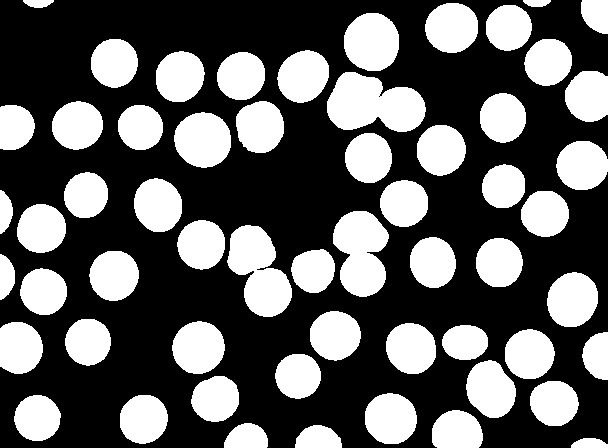
#> input picture data/images/hematology-baso1-mask.png, 608 x 448 px
$ jupyter execute SW12-mask-operations-DEMO.ipynb   (shell and % lines are left out)
#> lines starting #> are read from the running program, lines starting #| are printed output that depends on the picture; after the words box and inside, x2 and y2 are one past the last pixel; in counts of white or black regions, pixels touching at a corner belong together
# **Mask operations**

<div style="color:#777777;margin-top: -15px;">
<b>Author</b>: Norman Juchler |
<b>Course</b>: ADLS ISP |
<b>Version</b>: v1.2 <br><br>
<!-- Date: 06.05.2025 -->
<!-- Comments: Entirely refactored -->
</div>

In this notebook, we explore various operations involving image masks, along with useful techniques that can be applied in different image processing contexts.

---

## **Preparations**

The usual preparations... The package `isp` provides some helper functions to easily render images in this Jupyter notebook.

[cell 1]
import sys
import cv2 as cv
import numpy as np
import pandas as pd
import matplotlib.pyplot as plt

# Enable vectorized output (for nicer plots)

# Inline backend configuration

# Functionality related to this course
sys.path.append("..")
import isp

# Jupyter / IPython configuration:
# Automatically reload modules when modified

In this notebook, we will work with the following images. The first image shows a hematology sample (a blood smear) containing red blood cells and one white blood cell. The second image is a mask that labels only the red blood cells.

[cell 2]
# The default dataset (feel free to change)
mask = cv.imread("../data/images/hematology-baso1-mask.png", cv.IMREAD_GRAYSCALE)
#> mask: shape (448, 608); 37.5% white; 58 white regions, largest, box (x1, y1, x2, y2) and area: (327, 72, 426, 132) 4203, (227, 225, 292, 317) 3694, (333, 211, 389, 297) 3476
img = cv.imread("../data/images/hematology-baso1.jpg", cv.IMREAD_COLOR)
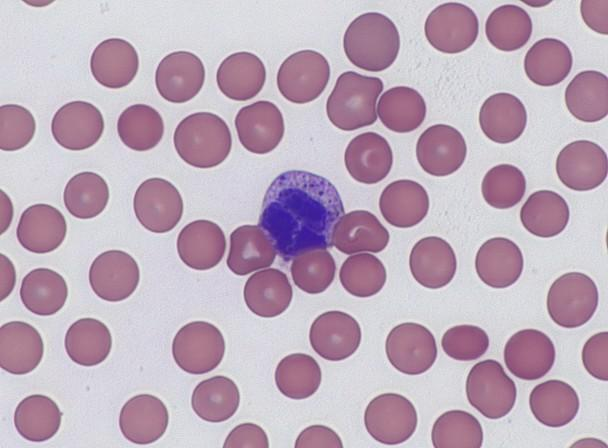
#> input picture data/images/hematology-baso1.jpg, 608 x 448 px
#> img is the input picture: shape (448, 608, 3); mean B, G, R 186.6, 170.5, 189.9
img = cv.cvtColor(img, cv.COLOR_BGR2RGB)
isp.show_image_chain([img, mask], titles=["Image", "Mask (red blood cells)"], suppress_info=True, figsize=(9, 4))
#> (this line was passed over: isp is not available in this run)

For educational purposes, we introduce a second mask that has been distorted with pepper noise and randomly placed holes.

[cell 3]
# Distortion 1: Add Gaussian noise
np.random.seed(2)
mask_noisy = np.ones(mask.shape, dtype=np.uint8) * 255
mask_noisy[np.random.rand(*mask_noisy.shape) < 0.1] = 0

# Distortion 2: Add larger holes. Place the holes randomly, but at a
# certain distance from the edges, so that the holes will not change the
# shape of the mask.
mask_central = cv.erode(mask, None, iterations=11)
#> mask_central: shape (448, 608); 6% white; 57 white regions (1 under 20 px), largest, box (x1, y1, x2, y2) and area: (357, 26, 386, 58) 595, (341, 87, 368, 116) 567, (188, 126, 218, 154) 557
indices = np.argwhere(mask_central > 0)
#> indices = 16295 pairs, first value 0 to 447, second value 0 to 607
num_holes = 100
selection = np.random.choice(len(indices), num_holes, replace=False)
#> selection = 100 values, max 15828 at index 41, min 115 at index 54, mean 7903.3
centers_holes = indices[selection]
#> centers_holes = 100 pairs, first value 7 to 435, second value 3 to 605
mask_holes = np.ones(mask.shape, dtype=np.uint8)*255
for center in centers_holes:
    radius = np.random.randint(3, 9)
    # [::-1]: swap x and y coordinates
    cv.circle(mask_holes, tuple(center[::-1]), radius, 0, -1)
#> this loop made 100 passes
#> (center, radius) on passes 1 to 8: ([156, 586], 8), ([343, 200], 7), ([392, 216], 3), ([77, 240], 8), ([161, 362], 6), ([107, 400], 5), ([229, 42], 3), ([270, 316], 7)
#> mask_holes: shape (448, 608); 97% white; 51 black regions, largest, box (x1, y1, x2, y2) and area: (102, 258, 127, 288) 425, (193, 335, 214, 361) 333, (131, 414, 158, 432) 306

# Combine the masks
mask_distorted = cv.bitwise_and(mask_holes, mask)
#> mask_distorted: shape (448, 608); 34.5% white; 59 white regions (1 under 20 px), largest, box (x1, y1, x2, y2) and area: (333, 211, 389, 297) 3447, (327, 72, 426, 132) 3423, (227, 225, 292, 317) 3395
mask_distorted = cv.bitwise_and(mask_distorted, mask_noisy)
#> mask_distorted: shape (448, 608); 31% white; 60 white regions (2 under 20 px), largest, box (x1, y1, x2, y2) and area: (333, 211, 389, 297) 3090, (327, 72, 426, 132) 3069, (227, 225, 292, 317) 3065

isp.show_image_chain([mask, mask_distorted],
                     titles=["Original mask", "Distorted mask"],
                     suppress_info=True, figsize=(9, 4))
#> (this line was passed over: isp is not available in this run)

## **Connected components**

Assume you have a binary segmentation mask containing multiple objects. The goal is to identify the number of distinct objects and determine their bounding boxes. This brings us to the concept of connected components.

A **connected component** is a group of adjacent foreground pixels in a binary image that are connected based on a defined connectivity. Each connected component corresponds to a distinct object or region in the image.

In this context, **connectivity** defines how pixels are considered neighbors, see Figure 1. With 4-connectivity, only directly adjacent pixels (up, down, left, right) are connected. With 8-connectivity, diagonal neighbors are also included. The choice of connectivity influences how objects are separated or grouped during labeling.

**Figure 1**: Pixel connectivity in 2D relative to the central pixel.

OpenCV provides a connected components algorithm that labels each connected region in a binary image. It returns a labeled image of the same size as the input, where each pixel is assigned a label indicating the connected component it belongs to. Background pixels are labeled with zero.

[cell 4]
# Connectivity: 4 or 8.
#   - 4: two pixels are connected if they share an edge.
#   - 8: two pixels are connected if they share an edge or a corner.
labels = cv.connectedComponents(mask, connectivity=8)[1]
#> labels: shape (448, 608) int32; 59 distinct labels, from 0 to 58

The remainder of this section demonstrates different ways to visualize the individual connected components.

[cell 5]
# Container for visualization
results = {}
results["Input"] = mask

# Visualization 1:
# ################
# Display the connected components in different colors.
def colorize_labels(labels):
    """
    Represent the data in HSV such that the connected components are colored
    differently. Recall: HSV refers to hue, saturation, and value. Hue
    represents an angle in the color wheel, saturation the intensity of the
    color, and value the brightness. To represent black, we set value to zero.
    """
    h = labels/labels.max()*128
    s = np.ones_like(labels)*255
    v = (labels > 0) * 255
#> v: shape (448, 608) int64; 37.5% white; 58 white regions
    labels_color = np.stack([h, s, v], axis=-1)
    labels_color = cv.cvtColor(labels_color.astype(np.uint8),
                               cv.COLOR_HSV2RGB)
    return labels_color

labels_color = colorize_labels(labels)
results["Connected components"] = labels_color

# Visualization 2:
# ################
# Restrict the number of colors and shuffle them.
# We can use a look-up table (LUT) for this purpose.
def colorize_labels_random(labels):
    h_vals = [1, 34, 55, 99]
    assert 0 not in h_vals  # Zero is reserved for the background
    # For reproducability
    np.random.seed(1)
    # Sample n times with replacement from h_vals
    lut = np.random.choice(h_vals, labels.max())
#> lut = 58 values, max 99 at index 1, min 1 at index 2, mean 43.45
    # Insert a zero at the beginning to represent the background
    lut = np.insert(lut, 0, 0)
#> lut = 59 values, max 99 at index 2, min 0 at index 0, mean 42.71
    # Lookup values
    labels_new = lut[labels]
#> labels_new: shape (448, 608) int64; 5 distinct labels, from 0 to 99
    labels_color = colorize_labels(labels_new)
#> in colorize_labels (call 2), `labels_color = cv.cvtColor(labels_color.astype(np.uint8), cv.COLOR_HSV..`:
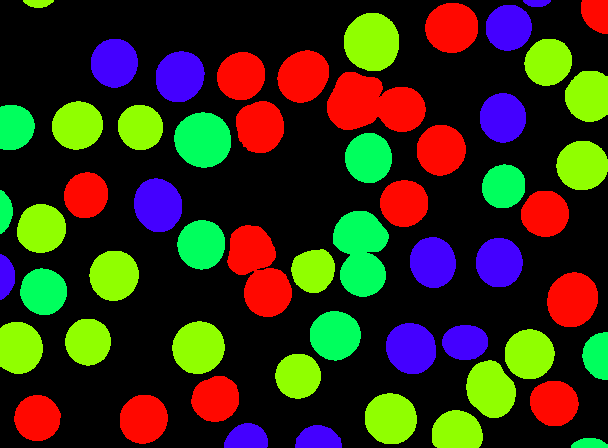
#> labels_color: shape (448, 608, 3); mean R, G, B 52.7, 48.1, 23.6
    return labels_color

labels_color = colorize_labels_random(labels)
results["Randomized colors"] = labels_color

isp.show_image_grid(results, figsize=(10, 10), suppress_info=True)
#> (this line was passed over: isp is not available in this run)

The above code is powered by `cv.connectedComponents()`. Note that we can also use  `scipy.ndimage.label()` for this purpose. The latter is more flexible and can be used for n-dimensional data.

[cell 6]
import scipy.ndimage as si
labels, n_labels = si.label(mask)
#> labels: shape (448, 608) int32; 59 distinct labels, from 0 to 58
#> n_labels = 58

# It's output is equivalent to cv.connectedComponents().
ret = colorize_labels(labels)

# Compare the results
isp.show_image_chain([results["Connected components"], ret],
                     titles=["OpenCV: cv.connectedComponents()",
                             "Scipy: scipy.ndimage.label()"],
                     suppress_info=True)
#> (this line was passed over: isp is not available in this run)

We may want to compute various properties for each of the extracted components. Before doing so, let's introduce a few related concepts—such as contours and convex hulls—that will be useful for this purpose.

## **Contours**

Contours are the boundaries of connected components in a binary image. They can be extracted directly using `cv.findContours()`.

This function returns two values: a list of contours and hierarchy information (as a list). The hierarchy contains four indices for each contour: `[next, previous, first child, parent]`. Each value is an index referring to another contour; if no such relation exists, the value is -1.

In the following examples, we will ignore the hierarchy information. However, it becomes useful when dealing with nested contours – such as objects that contain holes or are enclosed within other objects.

The `mode` argument in `cv.findContours()` determines how contours are retrieved. The most common ones are:
- `cv.RETR_EXTERNAL`: Retrieve only the outermost (external) contours.
- `cv.RETR_LIST`: Retrieve all contours in a flat list, without hierarchical information.
- `cv.RETR_CCOMP`: Retrieve all contours as a two-level hierarchy (external and holes).
- `cv.RETR_TREE`: Retrieve all contours and reconstructs the full hierarchy as a tree.

The `method` parameter controls how the contour points are approximated. The goal is to reduce the number of points while preserving the overall shape of the contour.

[cell 7]
contours, _ = cv.findContours(mask,
                              mode=cv.RETR_EXTERNAL,
                              method=cv.CHAIN_APPROX_SIMPLE)
#> contours = 58 contours; largest, box (x1, y1, x2, y2) and area: (327, 72, 426, 132) 4073, (227, 225, 292, 317) 3556, (333, 211, 389, 297) 3358, (344, 13, 399, 71) 2476, (174, 112, 231, 168) 2405

The `cv.drawContours()` function allows us to conveniently draw and fill contours. In the following examples, we demonstrate several ways to use this function.

[cell 8]
results = {}
results["Input"] = mask

# Visualization 1: Simple contours
# ################################
img_outlines = np.zeros_like(img)
color = [255, 255, 0]
cv.drawContours(img_outlines, contours,
                contourIdx=-1,
                color=color,
                thickness=2)
results["Plain contours"] = img_outlines

# Visualization 2: Single contour (filled)
# ########################################
img_outlines = np.zeros_like(img)
color = [50, 100, 255]
contour_id = 42
cv.drawContours(img_outlines, contours,
                contourIdx=contour_id,
                color=color,
                thickness=-1)
results["Single contour (filled)"] = img_outlines

# Visualization 3: Use colors
# ###########################
import matplotlib as mpl
# Use colormaps from matplotlib
# https://matplotlib.org/stable/users/explain/colors/colormaps.html
cmap = mpl.colormaps["inferno"]
colors = [cmap(i) for i in np.linspace(0, 1, len(contours))]
#> colors = 58 items, first 6: (0.00146, 0.000466, 0.0139, 1), (0.00601, 0.00469, 0.0386, 1), (0.014, 0.0112, 0.0719, 1), (0.0294, 0.0215, 0.115, 1), (0.0469, 0.0303, 0.15, 1), (0.0714, 0.0403, 0.196, 1)
# Convert colors from [0, 1] to [0, 255]
colors = [[int(c*255) for c in color] for color in colors]
#> colors = 58 items, first 6: [0, 0, 3, 255], [1, 1, 9, 255], [3, 2, 18, 255], [7, 5, 29, 255], [11, 7, 38, 255], [18, 10, 50, 255]
img_outlines = img.copy()
for i, contour in enumerate(contours):
    cv.drawContours(img_outlines,
                    contours,
                    contourIdx=i,
                    color=colors[i],
                    thickness=3)
#> this loop made 58 passes
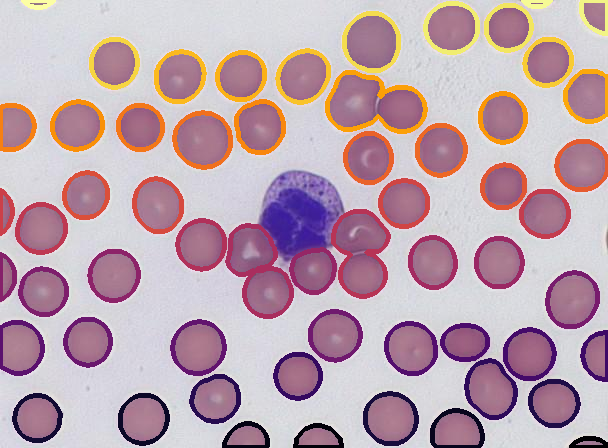
#> img_outlines: shape (448, 608, 3); mean R, G, B 189.9, 163.2, 174.3
results["Contours in color"] = img_outlines

# Visualization 4: Random colors
# ##############################
img_outlines = img.copy()
contours_shuffled = list(contours)
#> contours_shuffled has the same summary as contours
#np.random.shuffle(contours_shuffled)
colors = [[50, 100, 255],
          [255, 100, 50],
          [50, 255, 100]]
for i, contour in enumerate(contours_shuffled):
    cv.drawContours(img_outlines,
                    contours_shuffled,
                    contourIdx=i,
                    color=colors[i % len(colors)],
                    thickness=3)
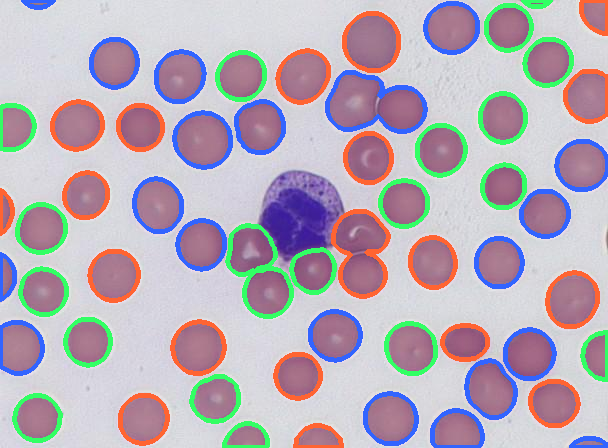
#> img_outlines: shape (448, 608, 3); mean R, G, B 183.5, 172.6, 184
results["Randomized colors"] = img_outlines

# Visualization 5: Colorize based on size
# #######################################
sizes = np.array([cv.contourArea(contour) for contour in contours])
#> sizes = 58 values, max 4073 at index 45, min 127 at index 56, mean 1691.4
sizes = sizes/sizes.max()  # Normalized sizes
#> sizes = 58 values, max 1 at index 45, min 0.0312 at index 56, mean 0.415
img_outlines = img.copy()
# Use the following line if you want to sort the contours by size
# contours_sorted = sorted(contours, key=cv.contourArea)

# Use the colormap "hsv". It contains a transition red-yellow-green.
# cmap is a function that maps a scalar between 0 and 1 to a color.
# To sample only colors in the red-yellow-green range, we can use only
# the first 30% of the colormap.
cmap = mpl.colormaps["hsv"]
colors = [cmap(s*0.3) for s in sizes]
#> colors = 58 items, first 6: (1, 0.0926, 0, 1), (1, 0.324, 0, 1), (1, 0.347, 0, 1), (1, 0.672, 0, 1), (1, 0.764, 0, 1), (1, 0.695, 0, 1)
colors = [[int(c*255) for c in color] for color in colors]
#> colors = 58 items, first 6: [255, 23, 0, 255], [255, 82, 0, 255], [255, 88, 0, 255], [255, 171, 0, 255], [255, 194, 0, 255], [255, 177, 0, 255]

for i, contour in enumerate(contours):
    cv.drawContours(img_outlines,
                    contours,
                    contourIdx=i,
                    color=colors[i % len(colors)],
                    thickness=-1)  # Filled
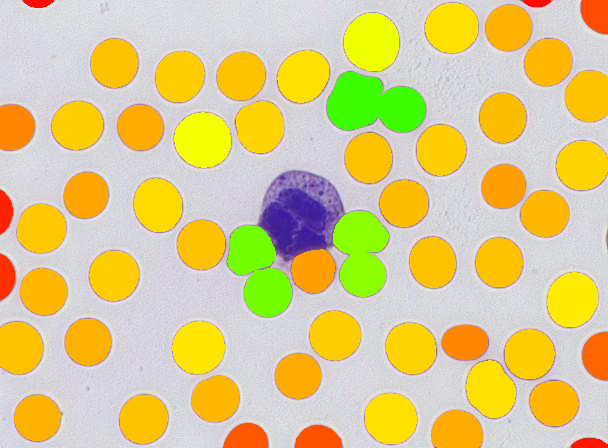
#> img_outlines: shape (448, 608, 3); mean R, G, B 220.3, 203.5, 135.2
#> further down, img_in is the input picture: shape (448, 608, 3); 37.5% white; 58 white regions, largest, box (x1, y1, x2, y2) and area: (327, 72, 426, 132) 4203, (227, 225, 292, 317) 3694, (333, 211, 389, 297) 3476
results["Colors sorted by size"] = img_outlines

# Visualization 6: Bounding boxes and centroids
# #############################################
def draw_bounding_boxes(img, contours):
    assert img.ndim == 3
    img = img.copy()
    cmap = mpl.colormaps["hsv"]
    colors = [cmap(i) for i in np.linspace(0, 1, len(contours))]
#> colors = 58 items, first 6: (1, 0, 0, 1), (1, 0.0926, 0, 1), (1, 0.185, 0, 1), (1, 0.301, 0, 1), (1, 0.394, 0, 1), (1, 0.51, 0, 1)
    colors = [[int(c*255) for c in color] for color in colors]
#> colors = 58 items, first 6: [255, 0, 0, 255], [255, 23, 0, 255], [255, 47, 0, 255], [255, 76, 0, 255], [255, 100, 0, 255], [255, 129, 0, 255]
    for i, contour in enumerate(contours):
        x, y, w, h = cv.boundingRect(contour)
        cv.rectangle(img, (x, y), (x+w, y+h),
                    color=colors[i], thickness=2)

        # For the center of mass, we need to compute the moments of the contour
        # https://docs.opencv.org/4.x/dd/d49/tutorial_py_contour_features.html
        M = cv.moments(contour)
        cx = int(M["m10"] / M["m00"])
        cy = int(M["m01"] / M["m00"])
        cv.circle(img, (cx, cy), 5, color=colors[i], thickness=-1)
#> this loop made 58 passes
#> (x, y, w, h, cx, cy) on passes 1 to 8: (571, 438, 37, 10, 589, 443), (295, 425, 47, 23, 317, 437), (224, 423, 44, 25, 246, 436), (432, 410, 51, 38, 456, 430), (120, 395, 48, 49, 143, 418), (14, 395, 47, 46, 36, 417), (365, 393, 52, 51, 390, 418), (530, 381, 49, 45, 553, 402)
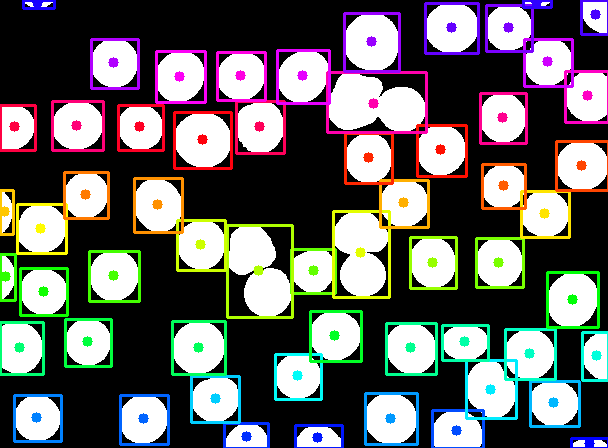
#> img: shape (448, 608, 3); 12.81% of pixels changed, all inside (x1, y1, x2, y2) = (0, 0, 608, 448); drawn as B, G, R
    return img

img_in = cv.cvtColor(mask, cv.COLOR_GRAY2RGB)
ret = draw_bounding_boxes(img_in, contours)
results["Bounding boxes"] = ret

ret = draw_bounding_boxes(img, contours)
#> in draw_bounding_boxes (call 2), `colors = [cmap(i) for i in np.linspace(0, 1, len(contours))]`: colors = 58 items, first 6: (1, 0, 0, 1), (1, 0.0926, 0, 1), (1, 0.185, 0, 1), (1, 0.301, 0, 1), (1, 0.394, 0, 1), (1, 0.51, 0, 1)
#> in draw_bounding_boxes (call 2), `colors = [[int(c*255) for c in color] for color in colors]`: colors = 58 items, first 6: [255, 0, 0, 255], [255, 23, 0, 255], [255, 47, 0, 255], [255, 76, 0, 255], [255, 100, 0, 255], [255, 129, 0, 255]
#> the loop in draw_bounding_boxes (call 2), `for i, contour in enumerate(contours):` made 58 passes
#> after the loop in draw_bounding_boxes (call 2), `for i, contour in enumerate(contours):`:
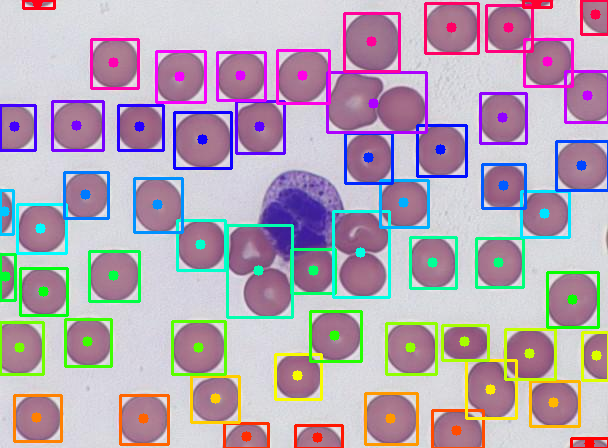
#> img: shape (448, 608, 3); mean R, G, B 180.5, 164.8, 179.4
results["Bounding boxes (as overlay)"] = ret

isp.show_image_grid(results, figsize=(10, 9), suppress_info=True)
#> (this line was passed over: isp is not available in this run)

## **Measuring components**
In the following, we demonstrate how to compute various metrics – such as area, perimeter, and circularity – for each individual component (in this case, each red blood cell).

We use the function `cv.connectedComponentsWithStats()` for this purpose. It returns four values:
1. `num_labels`: The total number of connected components found (including the background).
2. `labels`: A labeled image where each pixel value indicates the component it belongs to.
3. `stats`: An array where each row contains statistics for one component, including
the bounding box (x, y, width, height) and the area
4. `centroids`: The (x, y) coordinates of the centroid (center of mass) for each component.

[cell 9]
ret = cv.connectedComponentsWithStats(mask, connectivity=8)
num_labels, labels, stats, centroids = ret

df = pd.DataFrame(stats, columns=["x", "y", "width", "height", "area"])
df["centroid_x"] = centroids[:, 0]
df["centroid_y"] = centroids[:, 1]
df["label"] = np.arange(num_labels)
df["label"] = df["label"].astype(np.uint8)

display(df.head(20))

## **Convex hull**

A convex object is a set of points such that the line segment connecting *any two points* in the set lies entirely within the set. See below for examples of convex and non-convex shapes.


**Figure**: Illustration of non-convex (left) and convex shapes (middle and right). Source: [Link](https://d2l.ai/index.html)

The **convex hull** of a geometric object (or a set of points) is the smallest convex shape that fully encloses the object. It can be computed in OpenCV using the `cv.convexHull()` function.

[cell 10]
# Compute the convex hull for a binary mask
mask_text = cv.imread("../data/images/word-ice-cream.png", cv.IMREAD_GRAYSCALE)
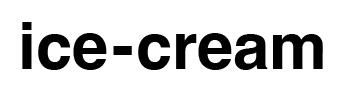
#> input picture data/images/word-ice-cream.png, 345 x 100 px
#> mask_text is the input picture: shape (100, 345); min 0, max 255, mean 213.6
mask_text = 255 - mask_text  # Invert the mask
contours_text, _ = cv.findContours(mask_text, cv.RETR_EXTERNAL, cv.CHAIN_APPROX_SIMPLE)

drawing = cv.cvtColor(mask_text, cv.COLOR_GRAY2RGB)
color = (255, 0, 0)
for i in range(len(contours_text)):
    hull = cv.convexHull(contours_text[i])
    cv.drawContours(drawing, [hull], 0, color=color, thickness=1)
#> this loop made 10 passes
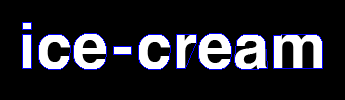
#> drawing: shape (100, 345, 3); mean B, G, R 44.8, 37.8, 37.8

isp.show_image_chain([mask_text, drawing], ncols=1,
                     titles=["Input", "Convex hull"],
                     suppress_info=True,
                     figsize=(6, 5))
#> (this line was passed over: isp is not available in this run)

For our initial dataset, the convex hulls look as follows:

[cell 11]
# Compute the convex hull for a binary mask
drawing = img.copy()
color = (255, 255, 0)
for i in range(len(contours)):
    hull = cv.convexHull(contours[i])
    cv.drawContours(drawing, [hull], 0, color=color, thickness=2)
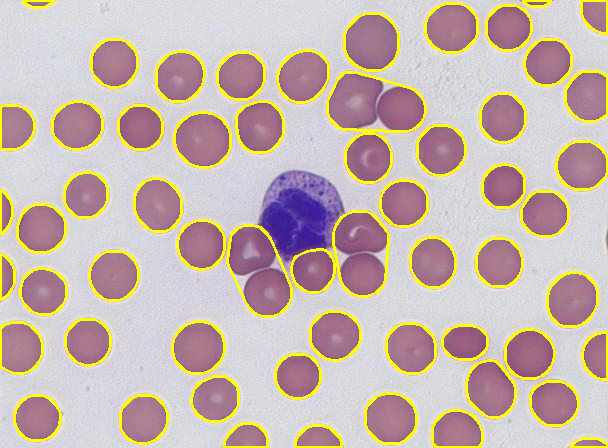
#> drawing: shape (448, 608, 3); mean R, G, B 198.5, 181.5, 172.6

isp.show_image_chain([mask, drawing],
                     titles=["Input", "Convex hull"],
                     suppress_info=True,
                     figsize=(8, 5))
#> (this line was passed over: isp is not available in this run)
